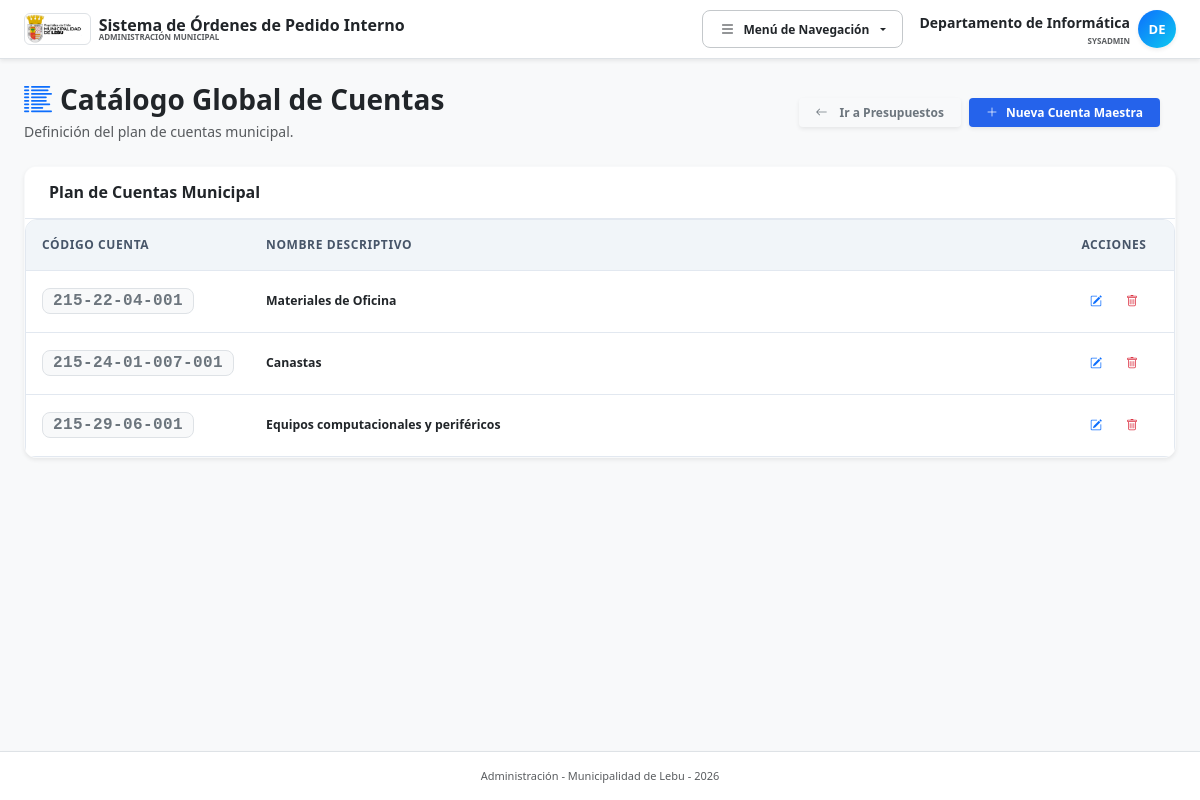
The app's page /mantenedor_cuentas.php (signed in), older data.
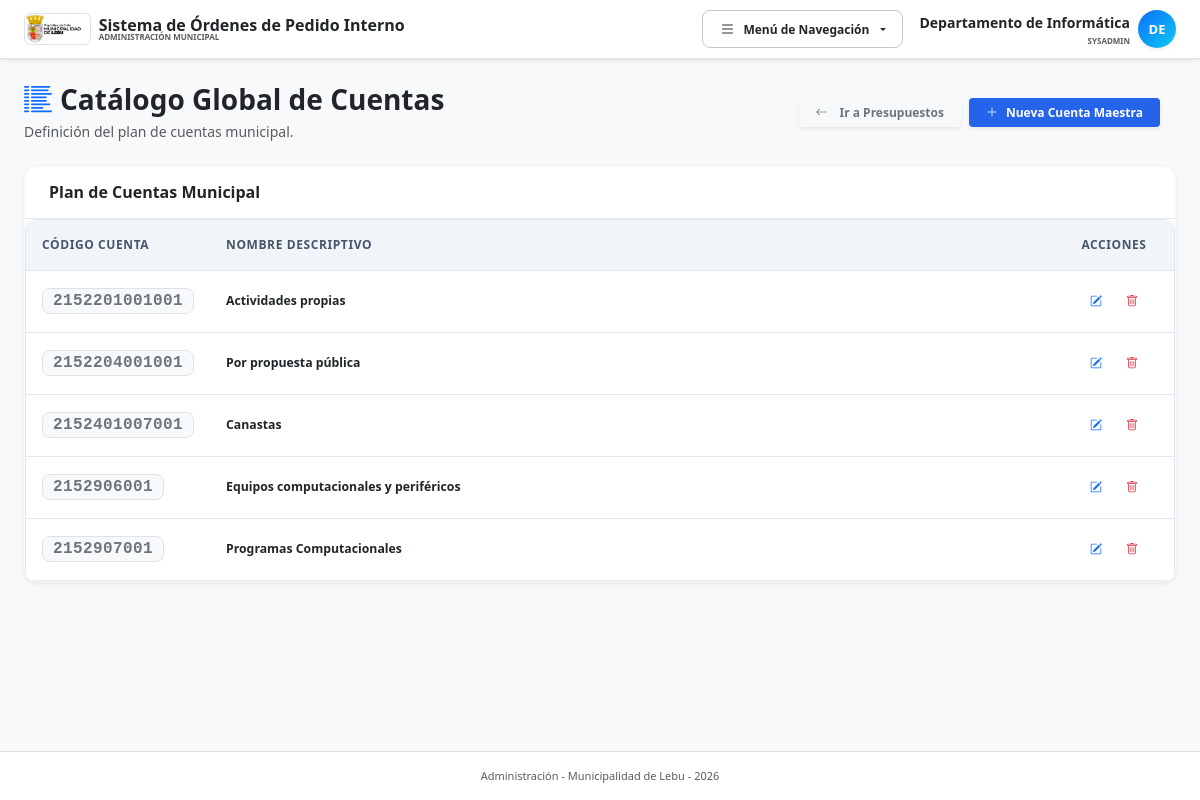
The same page, newer data.
### tables this page shows
CREATE TABLE `cuentas_maestras` (
  `id` int NOT NULL AUTO_INCREMENT,
  `codigo` varchar(50) NOT NULL,
  `nombre` varchar(150) NOT NULL,
  `presupuesto_global_total` decimal(15,2) DEFAULT '0.00',
  `activo` tinyint(1) DEFAULT '1',
  PRIMARY KEY (`id`)
);

### mantenedor_cuentas.php (the view, shortened to what this page needs)
<?php
require_once __DIR__ . '/config.php';
$cuentas = $pdo->query("SELECT * FROM cuentas_maestras ORDER BY codigo ASC")->fetchAll();
?><!DOCTYPE html>
<html lang="es">
<head>
    <?php
    include __DIR__ . '/head.php';
    ?>
</head>
<body class="bg-light text-slate-800 font-sans d-flex flex-column min-vh-100">
    <?php include __DIR__ . '/nav.php'; ?>
    <div class="container mt-4 px-3 px-md-4">
        <div class="row align-items-center mb-4 g-3">
            <div class="col-12 col-md">
                <h1 class="h3 fw-bold text-dark mb-1 d-flex align-items-center gap-2">
                    <i class="bi bi-list-columns-reverse text-primary"></i>
                    Catálogo Global de Cuentas
                </h1>
                <p class="text-muted small mb-0">Definición del plan de cuentas municipal.</p>
            </div>
            <div class="col-12 col-md-auto text-start text-md-end">
                <div class="d-flex gap-2">
                    <a href="centros_de_costo.php" class="btn btn-outline-secondary btn-sm px-3 shadow-sm">
                        <i class="bi bi-arrow-left me-1"></i> Ir a Presupuestos
                    </a>
                    <button onclick="abrirModal()" class="btn btn-primary btn-sm fw-bold px-3 shadow-sm d-flex align-items-center gap-1.5">
                        <i class="bi bi-plus-lg"></i> Nueva Cuenta Maestra
                    </button>
                </div>
            </div>
        </div>
        <div class="card shadow-sm border-light">
            <div class="card-header bg-white py-3">
                <h6 class="fw-bold mb-0 text-dark">Plan de Cuentas Municipal</h6>
            </div>
            <div class="table-responsive rounded-bottom">
                <table class="table table-hover align-middle mb-0">
                    <thead class="table-light text-uppercase small" style="font-size: 10px;">
                        <tr>
                            <th class="p-3" style="width: 180px;">Código Cuenta</th>
                            <th class="p-3">Nombre Descriptivo</th>
                            <th class="p-3 text-center" style="width: 120px;">Acciones</th>
                        </tr>
                    </thead>
                    <tbody class="divide-y divide-gray-100 bg-white">
                        <?php foreach($cuentas as $c): ?>
                        <tr>
                            <td class="p-3">
                                <span class="badge bg-light text-secondary font-monospace border px-2.5 py-1.5 fs-6">
                                    <?= htmlspecialchars($c['codigo']) ?>
                                </span>
                            </td>
                            <td class="p-3 fw-semibold text-dark small">
                                <?= htmlspecialchars($c['nombre']) ?>
                            </td>
                            <td class="p-3 text-center">
                                <div class="d-flex align-items-center justify-content-center gap-1.5">
                                    <button onclick='abrirModal(<?= json_encode($c) ?>)' class="btn btn-outline-primary btn-sm px-2" title="Editar">
                                        <i class="bi bi-pencil-square"></i>
                                    </button>
                                    <form method="POST" onsubmit="return confirm('¿Está seguro de eliminar esta cuenta del catálogo? Si ya ha sido asignada a algún centro de costo, la operación fallará.')" class="d-inline mb-0">
                                        <button type="submit" class="btn btn-outline-danger btn-sm px-2" title="Eliminar">
                                            <i class="bi bi-trash"></i>
                                        </button>
                                    </form>
                                </div>
                            </td>
                        </tr>
                        <?php endforeach; ?>
                    </tbody>
                </table>
            </div>
        </div>
    </div>
<?php include __DIR__ . '/footer.php'; ?>
</body>
</html>

Row changes from the older to the newer data that the page shows:
added cuentas_maestras: codigo "2152201001001", nombre "Actividades propias"
changed cuentas_maestras: codigo "215-22-04-001" → "2152204001001"; nombre "Materiales de Oficina" → "Por propuesta pública"
changed cuentas_maestras "Canastas": codigo "215-24-01-007-001" → "2152401007001"
changed cuentas_maestras "Equipos computacionales y periféricos": codigo "215-29-06-001" → "2152906001"
added cuentas_maestras: codigo "2152907001", nombre "Programas Computacionales"
